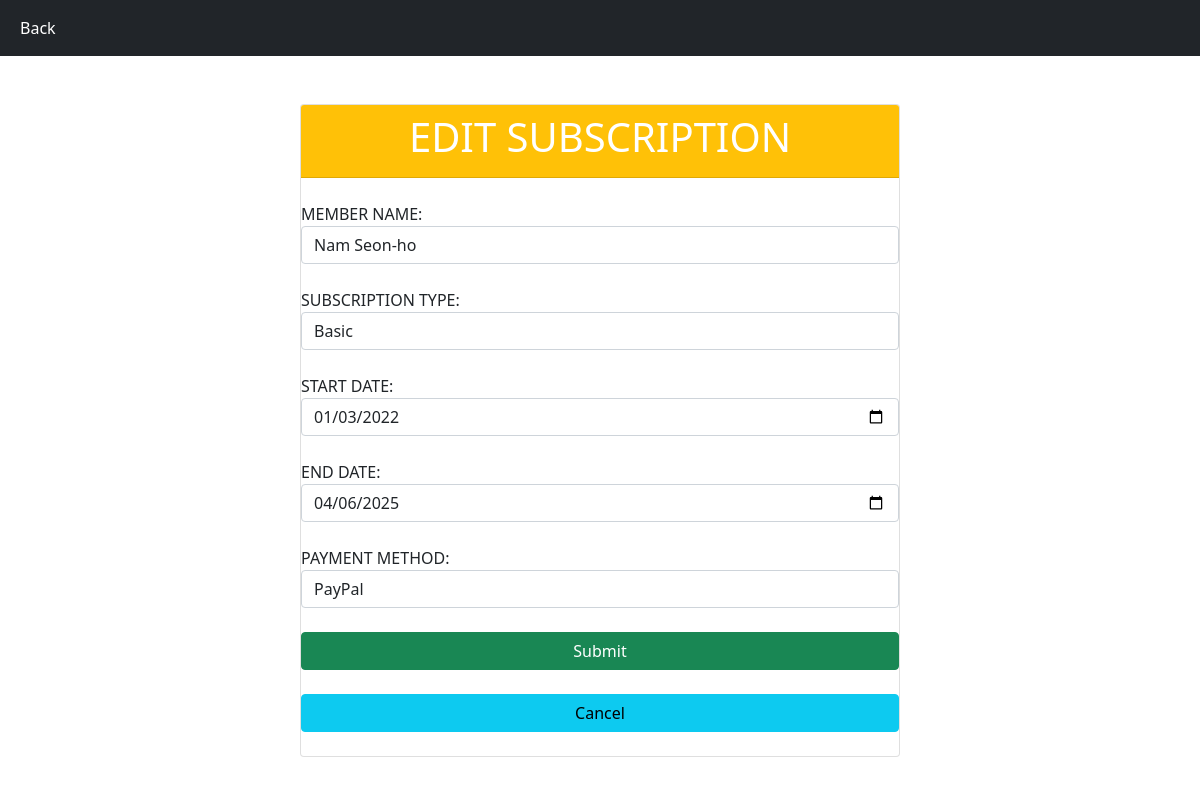
Page /Sourcecode/subscription.php?editpage=1 on the committed database.
### tables this page shows
CREATE TABLE `membershipsubscription`  (
  `subscription_id` int NOT NULL AUTO_INCREMENT,
  `member_id` int NULL DEFAULT NULL,
  `subscription_type` varchar(50) NULL DEFAULT NULL,
  `start_date` date NULL DEFAULT NULL,
  `end_date` date NULL DEFAULT NULL,
  `payment_method` varchar(50) NULL DEFAULT NULL,
  PRIMARY KEY (`subscription_id`) USING BTREE
);

### Sourcecode/controllers/Subscription.controller.php (called while the page is built, shortened)
<?php
include_once("views/Subscription.view.php");
class SubscriptionController{
    private $subscription;
    private $member;
    function __construct() {
        $this->subscription = new Subscription(Conf::$db_host, Conf::$db_user, Conf::$db_pass, Conf::$db_name);
        $this->member = new Member(Conf::$db_host, Conf::$db_user, Conf::$db_pass, Conf::$db_name);
    }
      function editpage($id){
        $this->member->open();
        $this->subscription->open();
        $this->member->getMember();
        $data = $this->subscription->getSubsID($id);
        $data_member = array();
        while($row = $this->member->getResult()){
          array_push($data_member, $row);
        }
        $view = new SubscriptionView();
        $view->renderedit($data, $data_member);
      }
}

### Sourcecode/models/DB.class.php (called while the page is built, shortened)
<?php
class DB
{
    var $db_host = "";
    var $db_user = "";
    var $db_pass = "";
    var $db_name = "";
    var $db_link = "";
    function __construct($db_host, $db_user, $db_pass, $db_name)
    {
        $this->db_host = $db_host;
        $this->db_user = $db_user;
        $this->db_pass = $db_pass;
        $this->db_name = $db_name;
    }
    function open()
    {
        $this->db_link = mysqli_connect($this->db_host, $this->db_user, $this->db_pass, $this->db_name);
    }
    function execute($query){
        $this->result = mysqli_query($this->db_link, $query);
    }
}
?>

### Sourcecode/models/Subscription.class.php (called while the page is built, shortened)
<?php
class Subscription extends DB
{
    function getSubsID($id)
    {
        $query = "SELECT * FROM membershipsubscription WHERE subscription_id = '$id'";
        $this->execute($query);
        return $this->getResult();
    }
}

### Sourcecode/views/Subscription.view.php (the view, shortened to what this page needs)
<?php
class SubscriptionView {
    public function renderedit($data, $member){
        $subscription_id = $data[0];
        $member_id = $data[1];
        $subscription_type = $data[2];
        $start_date = $data[3];
        $end_date = $data[4];
        $payment_method = $data[5];
        $dataform = "<input type='hidden' name='subscription_id' value='" . $subscription_id . "'>
                        <label> MEMBER NAME: </label>
                        <select name='member_id' class='form-control' required>
                        <option disabled selected>Choose Member</option>";
        foreach($member as $val) {
            list($id, $nama) = $val;
            $selected = ($id == $member_id) ? "selected" : "";
            $dataform .= "<option value='".$id."' ".$selected.">".$nama."</option>";
        }
        $dataform .= "</select> <br>
                        <label> SUBSCRIPTION TYPE: </label>
                        <select name='subscription_type' class='form-control' required>
                        <option disabled selected>Choose Subscription Type</option>
                            <option value='Basic' ".($subscription_type == 'Basic' ? 'selected' : '').">Basic</option>
                            <option value='Plus' ".($subscription_type == 'Plus' ? 'selected' : '').">Plus</option>
                            <option value='Platinum' ".($subscription_type == 'Platinum' ? 'selected' : '').">Platinum</option>
                        </select> <br>
                        <label> START DATE: </label>
                        <input type='date' name='start_date' class='form-control' value='" . $start_date . "' required> <br>
                        <label> END DATE: </label>
                        <input type='date' name='end_date' class='form-control' value='" . $end_date . "' required> <br>
                        <label> PAYMENT METHOD: </label>
                        <select name='payment_method' class='form-control' required>
                        <option disabled selected>Choose Payment Method</option>
                            <option value='Credit Card' ".($payment_method == 'Credit Card' ? 'selected' : '').">Credit Card</option>
                            <option value='PayPal' ".($payment_method == 'PayPal' ? 'selected' : '').">PayPal</option>
                            <option value='Bank Transfer' ".($payment_method == 'Bank Transfer' ? 'selected' : '').">Bank Transfer</option>
                        </select> <br>";
    }
}
?>

### rows in the picture
membershipsubscription: subscription_type "Basic", start_date "01/03/2022", end_date "04/06/2025", payment_method "PayPal"

### other values in the picture
$this->content "Back EDIT SUBSCRIPTION Submit Cancel"
form field member_id "Nam Seon-ho"
